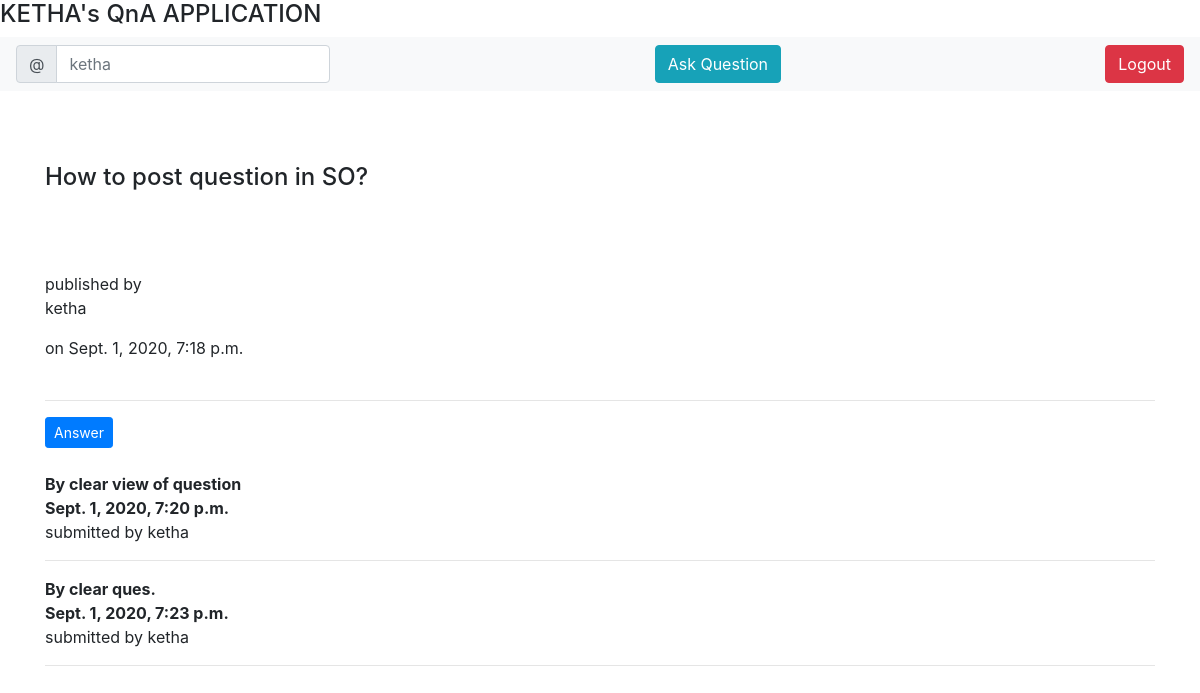
Page /detail/1/ (signed in) on the committed database.
### qna/models.py (models this page shows, shortened)
class Question(models.Model):
	user = models.ForeignKey(get_user_model(),on_delete = models.CASCADE,null = True)
	question = models.TextField()
	timestamp = models.DateTimeField(default = timezone.now)

class Answer(models.Model):
	question = models.ForeignKey(Question,on_delete = models.CASCADE,related_name = "answers")
	answer = models.TextField()
	timestamp = models.DateTimeField(default = timezone.now)
	user = models.ForeignKey(get_user_model(),on_delete = models.CASCADE, null = True)

### qna/views.py (the view)
# urls.py: path('detail/<int:pk>/',QuestionDetail.as_view(), name = 'detail'),
class QuestionDetail(LoginRequiredMixin,DetailView):
    model = Question

### qna/templates/qna/question_detail.html
{% extends 'base.html' %}
{% block content %}
<br><br><br>
<h4>{{object.question}}</h4><br>
<br><br>
published by <p>{{object.user}}</p> on {{object.timestamp}}<br>
<br><hr>
<a class="btn btn-primary btn-sm" href="{% url 'answer' object.id %}" role="button">Answer</a>
<br><br>
{% for i in question.answers.all %}
<b>{{i.answer}}</b><br>
<b>{{i.timestamp}}</b><br>
submitted by {{i.user}}
<hr>
{% empty %}
No Answers
{% endfor %}
{% endblock %}

### qna/templates/base.html (shortened to what this page needs)
{% load static %}
<!DOCTYPE html>
<html>
<head>
<link rel="stylesheet" href="https://stackpath.bootstrapcdn.com/bootstrap/4.5.0/css/bootstrap.min.css">
</head>
<body>
<h4>KETHA's QnA APPLICATION</h4>
<nav class="navbar navbar-light bg-light">
  <form class="form-inline">
	<div class="input-group">
  	<div class="input-group-prepend">
    	<span class="input-group-text" id="basic-addon1">@</span>
  	</div>
  	<input type="text" class="form-control" placeholder="{{request.user}}" aria-label="Username" aria-describedby="basic-addon1">
	</div>
  </form>
  	{% if user.is_authenticated %}
  	<a class = "btn btn-info" href="{% url 'post' %}">Ask Question</a>
  	<a class = "btn btn-danger" href="{% url 'logout' %}">Logout</a>
  	{% else %}
  	<a class= "btn btn-danger" href="{% url 'signup' %}">Register</a>
  	{% endif %}
</nav>
<div class="container">
  {% block content %}
  {% endblock %}
</div>
</body>
</html>

### rows in the picture
Question: question "How to post question in SO?", user "ketha", timestamp "Sept. 1, 2020, 7:18 p.m."
Answer: answer "By clear view of question", timestamp "Sept. 1, 2020, 7:20 p.m.", user "ketha"
Answer: answer "By clear ques.", timestamp "Sept. 1, 2020, 7:23 p.m.", user "ketha"
